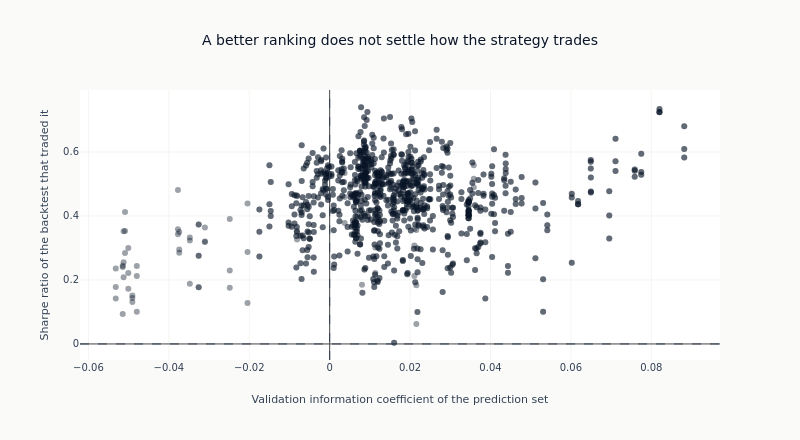

Here is the notebook cell this chart was saved with:
### Code cell
rank_corr = (
    paired.select(pl.corr("ic_mean", "sharpe", method="spearman")).item()
    if paired.height > 2
    else None
)
fig = go.Figure(
    go.Scatter(
        x=paired["ic_mean"].to_list(),
        y=paired["sharpe"].to_list(),
        mode="markers",
        marker=dict(color=COLORS["blue"], size=6, opacity=0.4),
        showlegend=False,
    )
)
fig.add_hline(y=0, line_width=1, line_dash="dash", line_color=COLORS["neutral"])
fig.add_vline(x=0, line_width=1, line_dash="dash", line_color=COLORS["neutral"])
fig.update_xaxes(title_text="Validation information coefficient of the prediction set")
fig.update_yaxes(title_text="Sharpe ratio of the backtest that traded it")
fig.update_layout(
    title="A better ranking does not settle how the strategy trades",
    height=440,
    width=800,
    margin=dict(t=90),
)
show_plotly_with_alt(
    fig,
    "Scatter of each signal-stage backtest's net Sharpe ratio against the information coefficient "
    "of the prediction set it traded, with dashed lines at zero on both axes. Counted from the "
    f"frame: {paired.height} backtests, IC from {paired['ic_mean'].min():+.3f} to "
    f"{paired['ic_mean'].max():+.3f}, Sharpe from {paired['sharpe'].min():+.2f} to "
    f"{paired['sharpe'].max():+.2f}, rank correlation between the two "
    + ("not computed" if rank_corr is None else f"{rank_corr:+.2f}")
    + ".",
)

### Figure 1 — Plotly figure (JSON) as saved in the notebook; plotly's stock layout.template omitted (floating-point values rounded to 4 significant figures; data arrays with more than 128 entries replaced by an {"elided": "..."} marker saying what was removed)
{"data": [{"marker": {"color": "#0a1628", "opacity": 0.4, "size": 6}, "mode": "markers", "showlegend": false, "type": "scatter", "x": {"elided": "1632 float values"}, "y": {"elided": "1632 float values"}}], "layout": {"height": 440, "margin": {"t": 90}, "shapes": [{"line": {"color": "#334155", "dash": "dash", "width": 1}, "type": "line", "x0": 0, "x1": 1, "xref": "x domain", "y0": 0, "y1": 0, "yref": "y"}, {"line": {"color": "#334155", "dash": "dash", "width": 1}, "type": "line", "x0": 0, "x1": 0, "xref": "x", "y0": 0, "y1": 1, "yref": "y domain"}], "title": {"text": "A better ranking does not settle how the strategy trades"}, "width": 800, "xaxis": {"title": {"text": "Validation information coefficient of the prediction set"}}, "yaxis": {"title": {"text": "Sharpe ratio of the backtest that traded it"}}}}
